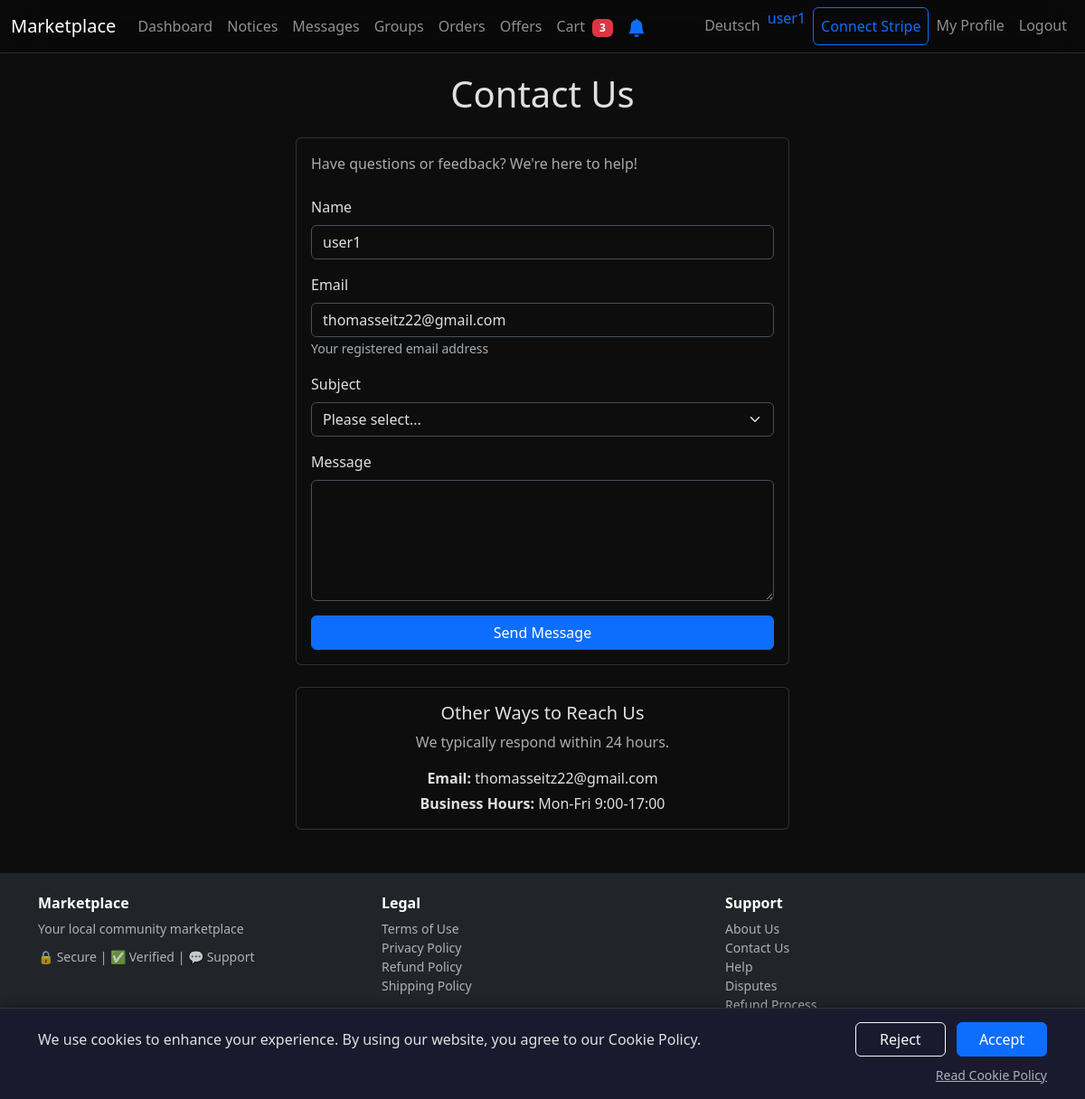
Screenshot of /contact (signed in) with the database file from the repository.
### tables this page shows
CREATE TABLE users
                  (id INTEGER PRIMARY KEY, username TEXT UNIQUE, email TEXT UNIQUE, password TEXT, description TEXT, profile_picture TEXT, stripe_account_id TEXT, email_notifications INTEGER DEFAULT 1, notify_order INTEGER DEFAULT 1, notify_dispute INTEGER DEFAULT 1, notify_return INTEGER DEFAULT 1, notify_message INTEGER DEFAULT 1, email_verified INTEGER DEFAULT 0, return_address TEXT, verification_token TEXT, verification_sent_at DATETIME, reset_token TEXT, reset_sent_at DATETIME, created_at DATETIME, preferred_language TEXT DEFAULT 'en');

### app.py (the view, shortened to what this page needs)
@app.route('/contact', methods=['GET', 'POST'])
@limiter.limit("5 per hour")
def contact():
    success = False
    name = ''
    email = ''
    subject = ''
    message = ''
    user_email = ''
    if session.get('user_id'):
        conn = sqlite3.connect('database.db')
        c = conn.cursor()
        c.execute("SELECT username, email FROM users WHERE id = ?", (session['user_id'],))
        user = c.fetchone()
        if user:
            user_email = user[1] or ''
        conn.close()
    return render_template('contact.html',
                          unread_messages=get_unread_messages_count(session.get('user_id')),
                          success=success,
                          name=name,
                          email=email,
                          subject=subject,
                          message=message,
                          user_email=user_email)

### app.py (called while the page is built)
@app.before_request
def inject_user_alerts():
    if 'user_id' not in session:
        return
    conn = sqlite3.connect('database.db')
    c = conn.cursor()
    c.execute("SELECT COUNT(*) FROM orders WHERE (buyer_id = ? OR seller_id = ?) AND dispute_status = 'open'",
              (session['user_id'], session['user_id']))
    open_disputes = c.fetchone()[0]
    c.execute("SELECT COUNT(*) FROM reports r JOIN posts p ON r.post_id = p.id WHERE p.user_id = ?",
              (session['user_id'],))
    post_reports = c.fetchone()[0]
    c.execute("SELECT stripe_account_id FROM users WHERE id = ?", (session['user_id'],))
    stripe_result = c.fetchone()
    stripe_connected = stripe_result and stripe_result[0]
    conn.close()
    g.open_disputes = open_disputes
    g.post_reports = post_reports
    g.stripe_connected = stripe_connected

def get_unread_messages_count(user_id):
    if not user_id:
        return 0
    conn = sqlite3.connect('database.db')
    c = conn.cursor()
    c.execute("SELECT COUNT(*) FROM messages WHERE receiver_id = ? AND is_read = 0", (user_id,))
    count = c.fetchone()[0]
    conn.close()
    return count

@app.before_request
def track_visit():
    from flask import request
    ignored_paths = ['/static/', '/webhook/', '/cron/', '/favicon']
    if any(request.path.startswith(p) for p in ignored_paths):
        return
    try:
        conn = sqlite3.connect('database.db')
        c = conn.cursor()
        c.execute("INSERT INTO visits (path, ip_address, user_agent) VALUES (?, ?, ?)",
                   (request.path, request.remote_addr, request.headers.get('User-Agent', '')[:200]))
        conn.commit()
        conn.close()
    except:
        pass

### templates/contact.html (shortened to what this page needs)
{% extends "base.html" %}
{% block content %}
<div class="container mt-5">
  <div class="row justify-content-center">
    <div class="col-lg-6">
      <h1 class="mb-4 text-center">{% if session.get('lang') == 'de' %}Kontaktiere uns{% else %}Contact Us{% endif %}</h1>
      <div class="card mb-4">
        <div class="card-body">
          <p class="text-muted mb-4">
            {% if session.get('lang') == 'de' %}
            Hast du Fragen oder Feedback? Wir sind hier um zu helfen!
            {% else %}
            Have questions or feedback? We're here to help!
            {% endif %}
          </p>
          <form method="POST">
            <div class="mb-3">
              <label class="form-label">{% if session.get('lang') == 'de' %}Name{% else %}Name{% endif %}</label>
              <input type="text" class="form-control" name="name" required
                     value="{{ name if name else (current_username if session.get('user_id') else '') }}">
            </div>
            <div class="mb-3">
              <label class="form-label">{% if session.get('lang') == 'de' %}E-Mail{% else %}Email{% endif %}</label>
              {% if session.get('user_id') %}
              <input type="email" class="form-control" name="email" required
                     value="{{ email if email else user_email }}" readonly>
              <small class="text-muted">{% if session.get('lang') == 'de' %}Ihre registrierte E-Mail-Adresse{% else %}Your registered email address{% endif %}</small>
              {% else %}
              <input type="email" class="form-control" name="email" required
                     value="{{ email if email else '' }}">
              <small class="text-muted">{% if session.get('lang') == 'de' %}Geben Sie Ihre E-Mail-Adresse ein, damit wir Ihnen antworten können{% else %}Enter your email so we can reply to you{% endif %}</small>
              {% endif %}
            </div>
            <div class="mb-3">
              <label class="form-label">{% if session.get('lang') == 'de' %}Betreff{% else %}Subject{% endif %}</label>
              <select class="form-select" name="subject" required>
                <option value="">{% if session.get('lang') == 'de' %}Bitte wählen...{% else %}Please select...{% endif %}</option>
              </select>
            </div>
            <div class="mb-3">
              <label class="form-label">{% if session.get('lang') == 'de' %}Nachricht{% else %}Message{% endif %}</label>
              <textarea class="form-control" name="message" rows="5" required>{{ message if message else '' }}</textarea>
            </div>
            <button type="submit" class="btn btn-primary w-100">
              {% if session.get('lang') == 'de' %}Nachricht senden{% else %}Send Message{% endif %}
            </button>
          </form>
        </div>
      </div>
      <div class="card">
        <div class="card-body text-center">
          <h5 class="card-title">{% if session.get('lang') == 'de' %}Andere Wege uns zu erreichen{% else %}Other Ways to Reach Us{% endif %}</h5>
          <p class="text-muted mb-3">
            {% if session.get('lang') == 'de' %}
            Wir antworten in der Regel innerhalb von 24 Stunden.
            {% else %}
            We typically respond within 24 hours.
            {% endif %}
          </p>
          <p class="mb-1">
            <strong>Email:</strong> thomasseitz22@gmail.com
          </p>
          <p class="mb-0">
            <strong>{% if session.get('lang') == 'de' %}Geschäftszeiten{% else %}Business Hours{% endif %}:</strong>
            {% if session.get('lang') == 'de' %}Mo-Fr 9:00-17:00{% else %}Mon-Fri 9:00-17:00{% endif %}
          </p>
        </div>
      </div>
    </div>
  </div>
</div>
{% endblock %}

### templates/base.html (shortened to what this page needs)
<!doctype html>
<html lang="en" data-bs-theme="dark">
  <head>
    <link
      href="https://cdn.jsdelivr.net/npm/bootstrap@5.3.3/dist/css/bootstrap.min.css"
      rel="stylesheet"
    />
  </head>
  <body>
    <div class="content-wrapper">
      <nav class="navbar navbar-expand-lg navbar-dark bg-dark fixed-top">
        <div class="container-fluid">
          <a class="navbar-brand brand-center" href="/"
            >{% if session.get('lang') == 'de' %}Marktplatz{% else
            %}Marketplace{% endif %}</a
          >
          <div class="collapse navbar-collapse nav-items" id="navbarNav">
            <ul class="navbar-nav me-auto">
              <li class="nav-item">
                <a id="nav-dashboard" class="nav-link text-nowrap" href="/dashboard"
                  >{% if session.get('lang') == 'de' %}Übersicht{% else
                  %}Dashboard{% endif %}</a
                >
              </li>
              <li class="nav-item">
                <a id="nav-notices" class="nav-link text-nowrap" href="/notices"
                  >{% if session.get('lang') == 'de' %}Merken{% else %}Notices{%
                  endif %}</a
                >
              </li>
              <li class="nav-item">
                <a id="nav-messages" class="nav-link text-nowrap" href="/messages"
                  >{% if session.get('lang') == 'de' %}Nachrichten{% else
                  %}Messages{% endif %}</a
                >
              </li>
              <li class="nav-item">
                <a id="nav-groups" class="nav-link text-nowrap" href="/groups"
                  >{% if session.get('lang') == 'de' %}Gruppen{% else %}Groups{%
                  endif %}</a
                >
              </li>
              <li class="nav-item">
                <a id="nav-orders" class="nav-link text-nowrap" href="/orders"
                  >{% if session.get('lang') == 'de' %}Bestellungen{% else
                  %}Orders{% endif %}{% if pending_orders > 0 %}<span class="badge bg-info ms-1">{{ pending_orders }}</span>{% endif %}</a
                >
              </li>
              <li class="nav-item">
                <a id="nav-offers" class="nav-link text-nowrap" href="/my-offers"
                  >{% if session.get('lang') == 'de' %}Angebote{% else %}Offers{% endif %}{% if pending_offers > 0 %}<span class="badge bg-danger ms-1">{{ pending_offers }}</span>{% endif %}</a
                >
              </li>
              <li class="nav-item">
                <a id="nav-cart" class="nav-link text-nowrap" href="/cart"
                  >{% if session.get('lang') == 'de' %}Warenkorb{% else %}Cart{% endif %}
                  {% if cart_count > 0 %}<span class="badge bg-danger ms-1">{{ cart_count }}</span>{% endif %}</a
                >
              </li>
              {% if session.get('user_id') %}
              <li class="nav-item">
                <button id="notification-btn" class="btn btn-link nav-link text-nowrap" onclick="requestNotificationPermission()" title="{% if session.get('lang') == 'de' %}Benachrichtigungen aktivieren{% else %}Enable notifications{% endif %}">
                  <svg xmlns="http://www.w3.org/2000/svg" width="20" height="20" fill="#0d6efd" viewBox="0 0 16 16">
                    <path d="M8 16a2 2 0 0 0 2-2H6a2 2 0 0 0 2 2zm.995-14.901a1 1 0 1 0-1.99 0A5.002 5.002 0 0 0 3 6c0 1.098-.5 6-2 7h14c-1.5-1-2-5.902-2-7 0-2.42-1.72-4.44-4.005-4.901z"/>
                  </svg>
                </button>
              </li>
              {% endif %}
            </ul>
            <ul class="navbar-nav">
              <li class="nav-item">
                <a id="nav-language"
                  class="nav-link text-nowrap"
                  href="/switch_lang?lang={% if session.get('lang') == 'de' %}en{% else %}de{% endif %}"
                  >{% if session.get('lang') == 'de' %}English{% else
                  %}Deutsch{% endif %}</a
                >
              </li>
              {% if session.get('user_id') %}
              <li class="nav-item">
                <span class="navbar-text text-primary"
                  >{{ current_username }}</span
                >
              </li>
              {% if not g.stripe_connected %}
              <li class="nav-item ms-2">
                <a class="nav-link border border-primary rounded text-primary text-nowrap px-2 stripe-btn" href="/connect/stripe">
                  {% if session.get('lang') == 'de' %}Stripe verbinden{% else %}Connect Stripe{% endif %}
                </a>
              </li>
              {% endif %}
              <li class="nav-item">
                <a id="nav-profile"
                  class="nav-link text-nowrap"
                  href="/profile/{{ current_username }}"
                  >{% if session.get('lang') == 'de' %}Mein Profil{% else %}My
                  Profile{% endif %}</a
                >
              </li>
              <li class="nav-item">
                <a id="nav-logout" class="nav-link text-nowrap" href="/logout"
                  >{% if session.get('lang') == 'de' %}Abmelden{% else
                  %}Logout{% endif %}</a
                >
              </li>
              {% endif %}
            </ul>
          </div>
        </div>
      </nav>
      {% block content %}{% endblock %}
    </div>
    <div id="cookie-consent-banner">
      <div class="container">
        <div class="row align-items-center">
          <div class="col-md-8 mb-2 mb-md-0">
            <p class="mb-0" id="cookie-message">
              {% if session.get('lang') == 'de' %}
              Wir verwenden Cookies, um Ihr Erlebnis zu verbessern. Durch die Nutzung unserer Website stimmen Sie unserer Cookie-Richtlinie zu.
              {% else %}
              We use cookies to enhance your experience. By using our website, you agree to our Cookie Policy.
              {% endif %}
            </p>
          </div>
          <div class="col-md-4 text-md-end">
            <button type="button" class="btn btn-outline-light cookie-btn me-2" id="cookie-reject" onclick="handleCookieConsent('reject')">
              {% if session.get('lang') == 'de' %}Ablehnen{% else %}Reject{% endif %}
            </button>
            <button type="button" class="btn btn-primary cookie-btn" id="cookie-accept" onclick="handleCookieConsent('accept')">
              {% if session.get('lang') == 'de' %}Akzeptieren{% else %}Accept{% endif %}
            </button>
          </div>
        </div>
        <div class="row mt-2">
          <div class="col-12 text-end">
            <a href="/cookie-policy" class="text-muted small">
              {% if session.get('lang') == 'de' %}Cookie-Richtlinie lesen{% else %}Read Cookie Policy{% endif %}
            </a>
          </div>
        </div>
      </div>
    </div>
    <footer class="bg-dark text-white py-4 mt-5">
      <div class="container">
        <div class="row">
          <div class="col-md-4 mb-3 mb-md-0">
            <h6 class="fw-bold mb-2">Marketplace</h6>
            <p class="text-muted small mb-0">{% if session.get('lang') == 'de' %}Dein lokaler Community-Marktplatz{% else %}Your local community marketplace{% endif %}</p>
            <div class="mt-2">
              <small class="text-muted">🔒 {% if session.get('lang') == 'de' %}Sicher{% else %}Secure{% endif %} | ✅ {% if session.get('lang') == 'de' %}Verifiziert{% else %}Verified{% endif %} | 💬 {% if session.get('lang') == 'de' %}Support{% else %}Support{% endif %}</small>
            </div>
          </div>
          <div class="col-md-4 mb-3 mb-md-0">
            <h6 class="fw-bold mb-2">{% if session.get('lang') == 'de' %}Rechtliches{% else %}Legal{% endif %}</h6>
            <ul class="list-unstyled small">
              <li><a href="/terms" class="text-muted text-decoration-none">{% if session.get('lang') == 'de' %}Nutzungsbedingungen{% else %}Terms of Use{% endif %}</a></li>
              <li><a href="/privacy" class="text-muted text-decoration-none">{% if session.get('lang') == 'de' %}Datenschutz{% else %}Privacy Policy{% endif %}</a></li>
              <li><a href="/refund-policy" class="text-muted text-decoration-none">{% if session.get('lang') == 'de' %}Rückgaberichtlinie{% else %}Refund Policy{% endif %}</a></li>
              <li><a href="/shipping-policy" class="text-muted text-decoration-none">{% if session.get('lang') == 'de' %}Versandrichtlinie{% else %}Shipping Policy{% endif %}</a></li>
            </ul>
          </div>
          <div class="col-md-4">
            <h6 class="fw-bold mb-2">{% if session.get('lang') == 'de' %}Support{% else %}Support{% endif %}</h6>
            <ul class="list-unstyled small">
              <li><a href="/about" class="text-muted text-decoration-none">{% if session.get('lang') == 'de' %}Über uns{% else %}About Us{% endif %}</a></li>
              <li><a href="/contact" class="text-muted text-decoration-none">{% if session.get('lang') == 'de' %}Kontakt{% else %}Contact Us{% endif %}</a></li>
              <li><a href="/chat/admin" class="text-muted text-decoration-none">{% if session.get('lang') == 'de' %}Hilfe{% else %}Help{% endif %}</a></li>
              <li><a href="/dispute-policy" class="text-muted text-decoration-none">{% if session.get('lang') == 'de' %}Streitfälle{% else %}Disputes{% endif %}</a></li>
              <li><a href="/refund-flow" class="text-muted text-decoration-none">{% if session.get('lang') == 'de' %}Erstattungsprozess{% else %}Refund Process{% endif %}</a></li>
            </ul>
          </div>
        </div>
        <p class="text-center text-muted small mb-0">© 2026 Marketplace. {% if session.get('lang') == 'de' %}Alle Rechte vorbehalten.{% else %}All rights reserved.{% endif %}</p>
      </div>
    </footer>
  </body>
</html>

### rows the page displays
users: username "user1", name "user1", email "thomasseitz22@gmail.com"

### other values shown
{{ cart_count }} "3"
